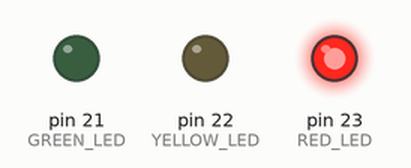
A sketch run on a simulated Arduino Mega 2560, built with avr-gcc and run on an emulated ATmega2560. On the bench: output pins drawn as LEDs (lit = HIGH).

Above: at 2.5 s.
At 6.0 s:
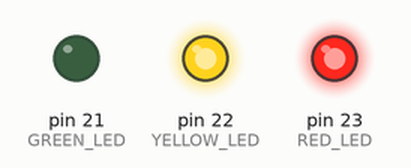
At 9.5 s:
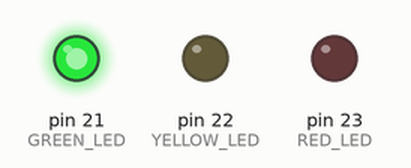
At 13.0 s:
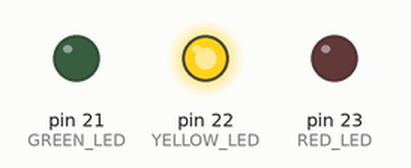
Timing chart, 0 to 18.2 s (numbered marks = the images above):
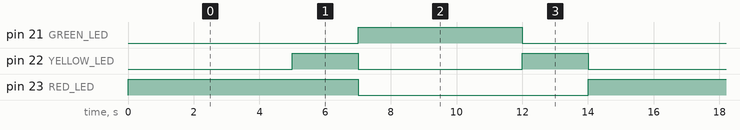

Measured:
- by itself, pin 21 (GREEN_LED): alternates HIGH for 5.0 s and LOW for 9.0 s
- by itself, pin 22 (YELLOW_LED): alternates HIGH for 2.0 s and LOW for 5.0 s
- by itself, pin 23 (RED_LED): alternates HIGH for 7.0 s and LOW for 7.0 s

The sketch:

02-traffic-light.ino
```cpp
const int RED_LED = 23;    // Red LED connected to GPIO 23
const int YELLOW_LED = 22; // Yellow LED connected to GPIO 22
const int GREEN_LED = 21;  // Green LED connected to GPIO 21

void setup() {
  pinMode(RED_LED, OUTPUT);    // Set red LED as output
  pinMode(YELLOW_LED, OUTPUT); // Set yellow LED as output
  pinMode(GREEN_LED, OUTPUT);  // Set green LED as output
}

void loop() {
  // RED LIGHT
  digitalWrite(RED_LED, HIGH); // Turn red LED ON
  delay(5000);                 // Wait 5 seconds

  // RED AND YELLOW LIGHT
  digitalWrite(YELLOW_LED, HIGH); // Turn yellow LED ON
  delay(2000);                    // Wait 2 seconds

  // GREEN LIGHT
  digitalWrite(RED_LED, LOW);     // Turn red LED OFF
  digitalWrite(YELLOW_LED, LOW);  // Turn yellow LED OFF
  digitalWrite(GREEN_LED, HIGH);  // Turn green LED ON
  delay(5000);                   // Wait 5 seconds

  // YELLOW LIGHT
  digitalWrite(GREEN_LED, LOW);   // Turn green LED OFF
  digitalWrite(YELLOW_LED, HIGH); // Turn yellow LED ON
  delay(2000);                    // Wait 2 seconds

  digitalWrite(YELLOW_LED, LOW);  // Turn yellow LED OFF
}
```
